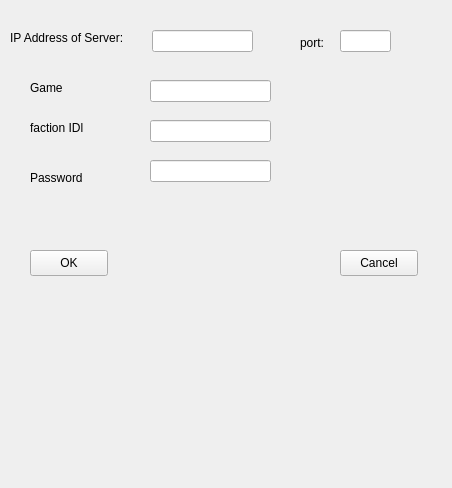
<?xml version="1.0" encoding="UTF-8"?>
<ui version="4.0">
 <class>Form</class>
 <widget class="QWidget" name="Form">
  <property name="geometry">
   <rect>
    <x>0</x>
    <y>0</y>
    <width>452</width>
    <height>488</height>
   </rect>
  </property>
  <property name="windowTitle">
   <string>Form</string>
  </property>
  <widget class="QLabel" name="ipAddressLabel">
   <property name="geometry">
    <rect>
     <x>10</x>
     <y>30</y>
     <width>131</width>
     <height>16</height>
    </rect>
   </property>
   <property name="text">
    <string>IP Address of Server:</string>
   </property>
  </widget>
  <widget class="QLineEdit" name="ipAddress">
   <property name="geometry">
    <rect>
     <x>152</x>
     <y>30</y>
     <width>101</width>
     <height>22</height>
    </rect>
   </property>
   <property name="inputMask">
    <string/>
   </property>
  </widget>
  <widget class="QLabel" name="portLabel">
   <property name="geometry">
    <rect>
     <x>300</x>
     <y>35</y>
     <width>41</width>
     <height>16</height>
    </rect>
   </property>
   <property name="text">
    <string>port:</string>
   </property>
  </widget>
  <widget class="QPushButton" name="okButton">
   <property name="geometry">
    <rect>
     <x>30</x>
     <y>250</y>
     <width>78</width>
     <height>26</height>
    </rect>
   </property>
   <property name="text">
    <string>OK</string>
   </property>
  </widget>
  <widget class="QPushButton" name="cancelButton">
   <property name="geometry">
    <rect>
     <x>340</x>
     <y>250</y>
     <width>78</width>
     <height>26</height>
    </rect>
   </property>
   <property name="text">
    <string>Cancel</string>
   </property>
  </widget>
  <widget class="QLabel" name="gameNameLabel">
   <property name="geometry">
    <rect>
     <x>30</x>
     <y>80</y>
     <width>55</width>
     <height>16</height>
    </rect>
   </property>
   <property name="text">
    <string>Game</string>
   </property>
  </widget>
  <widget class="QLabel" name="userlabel">
   <property name="geometry">
    <rect>
     <x>30</x>
     <y>120</y>
     <width>55</width>
     <height>16</height>
    </rect>
   </property>
   <property name="text">
    <string>faction IDl</string>
   </property>
  </widget>
  <widget class="QLabel" name="passLabel">
   <property name="geometry">
    <rect>
     <x>30</x>
     <y>170</y>
     <width>71</width>
     <height>16</height>
    </rect>
   </property>
   <property name="text">
    <string>Password</string>
   </property>
  </widget>
  <widget class="QLineEdit" name="gameName">
   <property name="geometry">
    <rect>
     <x>150</x>
     <y>80</y>
     <width>121</width>
     <height>22</height>
    </rect>
   </property>
  </widget>
  <widget class="QLineEdit" name="userId">
   <property name="geometry">
    <rect>
     <x>150</x>
     <y>120</y>
     <width>121</width>
     <height>22</height>
    </rect>
   </property>
  </widget>
  <widget class="QLineEdit" name="password">
   <property name="geometry">
    <rect>
     <x>150</x>
     <y>160</y>
     <width>121</width>
     <height>22</height>
    </rect>
   </property>
  </widget>
  <widget class="QLineEdit" name="port">
   <property name="geometry">
    <rect>
     <x>340</x>
     <y>30</y>
     <width>51</width>
     <height>22</height>
    </rect>
   </property>
  </widget>
 </widget>
 <resources/>
 <connections>
  <connection>
   <sender>cancelButton</sender>
   <signal>clicked()</signal>
   <receiver>Form</receiver>
   <slot>close()</slot>
   <hints>
    <hint type="sourcelabel">
     <x>378</x>
     <y>262</y>
    </hint>
    <hint type="destinationlabel">
     <x>245</x>
     <y>149</y>
    </hint>
   </hints>
  </connection>
 </connections>
</ui>
